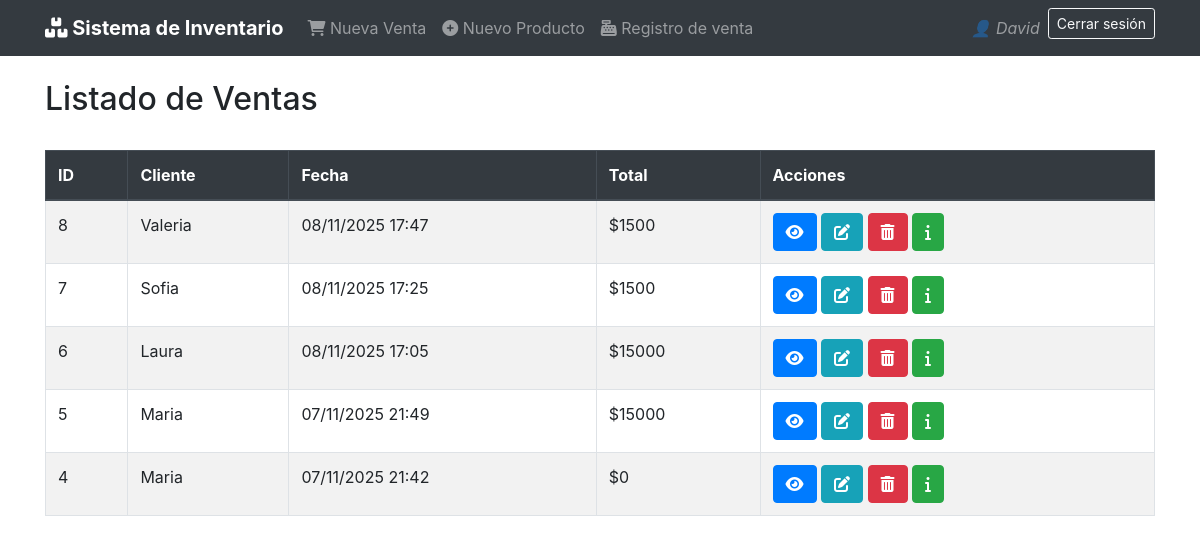
Page /ventas/Listar-venta/ (signed in) on the earlier database version.
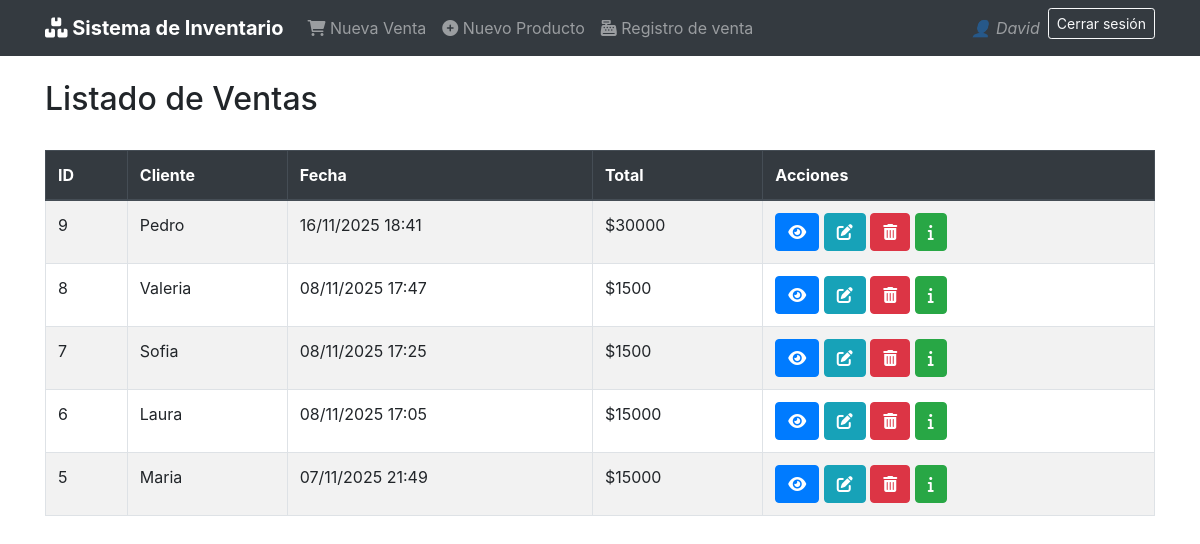
Same page on the later database version.
### ventas/models.py (models this page shows)
class Venta(models.Model):
    codigo = models.IntegerField("Codigo de venta")
    cliente = models.ForeignKey("cliente.Cliente", on_delete=models.CASCADE)
    fecha = models.DateTimeField("Fecha de la venta", auto_now_add=True)
    total = models.IntegerField("Precio total de la venta", default=0)

### cliente/models.py (models this page shows, shortened)
class Cliente(models.Model):
    nombre = models.CharField("Nombre", max_length=100)
    apellido = models.CharField("Apellido", max_length=100)
    numero_documento = models.CharField("Numero de documento", max_length=20, unique=True)
    email = models.EmailField("Email", max_length=254, unique=True)
    telefono = models.CharField("Telefono", max_length=20)
    direccion = models.CharField("Direccion", max_length=200)

### ventas/views.py (the view)
# urls.py: path('Listar-venta/', views.VentaListView.as_view(), name='venta_list'),
class VentaListView(PermissionRequiredMixin, LoginRequiredMixin, ListView):
    model = Venta
    template_name = "ventas/venta_list.html"
    context_object_name = "ventas"
    paginate_by = 5
    permission_required = "ventas.view_venta"
    def has_permission(self):
        user = self.request.user
        if user.is_superuser or user.is_staff or user.groups.filter(name='Administradores').exists():
            return True
        return (super().has_permission() and self.request.user.groups.filter(name='Ventas').exists())
    def get_queryset(self):
        queryset = super().get_queryset()
        search_query = self.request.GET.get('search', '')
        if search_query:
            queryset = queryset.filter(
                Q(cliente__nombre__icontains=search_query) |
                Q(codigo__icontains=search_query)
            )
        return queryset.order_by("-fecha")
    def get_context_data(self, **kwargs):
        context = super().get_context_data(**kwargs)
        context["search_query"] = self.request.GET.get("search", "")
        return context

### templates/ventas/venta_list.html (shortened to what this page needs)
{% extends 'ventas/base.html' %}
{% load bootstrap4 %}
{% load crispy_forms_tags %}
{% block header %}Listado de Ventas{% endblock %}
{% block content %}
    <table class="table table-bordered table-striped table-hover">
        <thead class="thead-dark">
            <tr>
                <th>ID</th>
                <th>Cliente</th>
                <th>Fecha</th>
                <th>Total</th>
                <th>Acciones</th>
            </tr>
        </thead>
        <tbody>
            {% for venta in ventas %}
            <tr>
                <td>{{ venta.id }}</td>
                <td>{{ venta.cliente.nombre }}</td>
                <td>{{ venta.fecha|date:"d/m/Y H:i" }}</td>
                <td>${{ venta.total }}</td>
                <td>
                    <a href="{% url 'ventas:venta_form' venta.pk %}" class="btn btn-primary" title="Editar venta">
                        <i class="fas fa-eye"></i>
                    </a>
                    <a href="{% url 'ventas:venta_detail' venta.pk %}" class="btn btn-info" title="Ver detalle">
                        <i class="fas fa-edit"></i>
                    </a>
                    <a href="{% url 'ventas:venta_delete' venta.pk %}" class="btn btn-danger" title ="Eliminar">
                        <i class="fas fa-trash-alt"></i>
                    </a>
                    <a href="{% url 'ventas:venta_pdf' venta.pk %}" class="btn btn-success" title=" Descacargar PDF">
                        <i class="fas fa-info"></i>
                    </a>
                </td>
            </tr>
            {% empty %}
            <tr>
                <td colspan="5" class="text-center">No hay ventas registradas.</td>
            </tr>
            {% endfor %}
        </tbody>
{% endblock content %}

### templates/ventas/base.html (shortened to what this page needs)
{% load bootstrap4 %}
{% load static %}
<!DOCTYPE html>
<html lang="es">
<head>
    {% bootstrap_css %}
    <link rel="stylesheet" href="https://cdnjs.cloudflare.com/ajax/libs/font-awesome/6.0.0/css/all.min.css">
</head>
<body>
    <nav class="navbar navbar-expand-lg navbar-dark bg-dark">
        <div class="container">
            <a class="navbar-brand" href="{% url 'productos:producto_list' %}">
                <i class="fas fa-boxes"></i> Sistema de Inventario
            </a>
            <div class="collapse navbar-collapse" id="navbarNav">
                <ul class="navbar-nav mr-auto">
                    <li class="nav-item">
                        <a class="nav-link" href="{% url 'ventas:venta_create' %}">
                            <i class="fas fa-shopping-cart"></i> Nueva Venta
                        </a>
                    </li>
                    <li class="nav-item">
                        <a class="nav-link" href="{% url 'productos:producto_create' %}">
                            <i class="fas fa-plus-circle"></i> Nuevo Producto
                        </a>
                    </li>
                    <li class="nav-item">
                        <a class="nav-link" href="{% url 'ventas:venta_list' %}">
                            <i class="fas fa-cash-register"></i> Registro de venta
                        </a>
                    </li>
                </ul>
                <ul class="navbar-nav ml-auto">
                    {% if user.is_authenticated %}
                        <li class="nav-item">
                            <i class="navbar-text mr-2">
                                👤 {{ user.username }}
                            </i>
                        </li>
                        <li class="nav-item">
                            <form action="{% url 'account_logout' %}" method="post" class="d-inline">
                                <button type="submit" class="btn btn-outline-light btn-sm">
                                    Cerrar sesión
                                </button>
                            </form>
                        </li>
                    {% else %}
                        <li class="nav-item">
                            <a class="btn btn-outline-light btn-sm" href="{% url 'account_login' %}">
                                Iniciar sesión
                            </a>
                        </li>
                    {% endif %}
                </ul>
            </div>
        </div>
    </nav>
    <div class="container mt-4">
        <div class="d-flex justify-content-between align-items-center mb-4">
            <h2>{% block header %}{% endblock %}</h2>
        </div>
        {% block content %}
        {% endblock %}
    </div>
</body>
</html>

### templates/ventas/base.html (style rules this page uses)
.navbar-brand { font-weight: bold; }

Differences in the rows shown:
no longer on this page (row unchanged): Venta: id "4", cliente.nombre "Maria", fecha "07/11/2025 21:42", total "0"
added Venta: id "9", cliente.nombre "Pedro", fecha "16/11/2025 18:41", total "30000"
